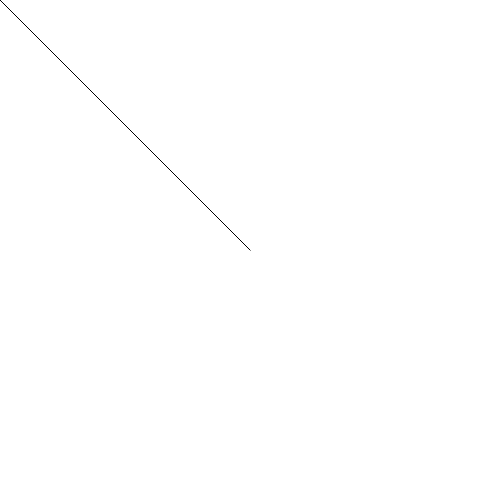
Frame 1 (no input)
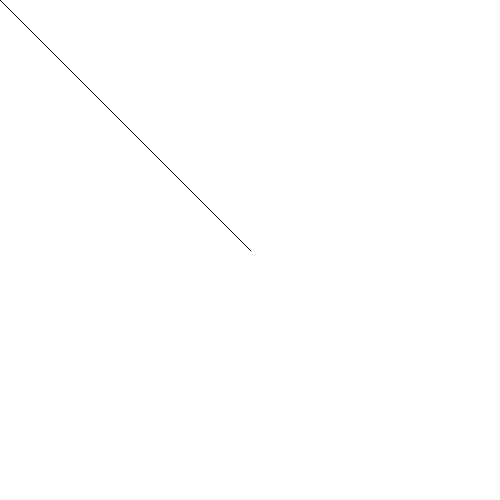
Frame 60 (no input)
Frame 120 (the mouse pressed at the canvas centre since frame 60): identical to frame 60, image omitted

The p5.js sketch that drew these frames (run headless with seeded random() and noise() and a simulated clock; from frame 60 on, the mouse is pressed at the canvas centre):

// p5.js sketch
// ── sketch.js
function setup() {
  createCanvas(500,500);
}
function windowResized() {
  centerCanvas();
}
function draw() {
  if(mouseIsPressed){
    fill(255, 255, 0);
  } else{
    fill(255, 255, 0);
  } 
  triangle(mouseX,mouseY, 250, 250);
}
